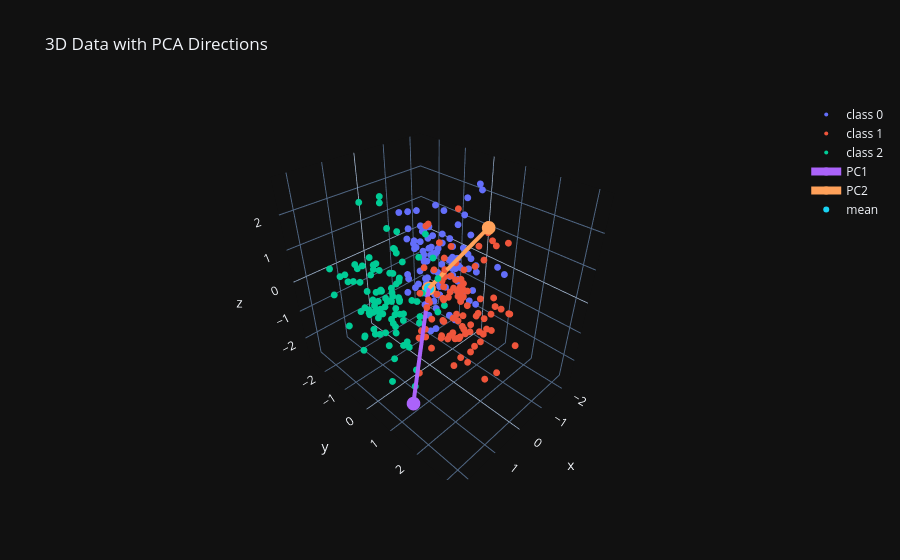

Notebook cell for this chart:
### Markdown cell above
Judging from the plots, we can clearly see that the x vs y plot does a way better job separating the data into different clusters than PCA. That is a shame, because that would mean PCA is useless for this dataset. Let's investigate why:

### Code cell
fig = go.Figure()

for c in np.unique(y):
    d = df[df["class"] == c]
    fig.add_trace(go.Scatter3d(
        x=d["x"],
        y=d["y"],
        z=d["z"],
        mode="markers",
        name=f"class {c}",
        marker=dict(size=4)
    ))

center = X.mean(axis=0)

components = pca.components_
variances = pca.explained_variance_

scale = 3

for i in range(2):
    direction = components[i]
    vec = direction * variances[i] * scale

    fig.add_trace(go.Scatter3d(
        x=[center[0], center[0] + vec[0]],
        y=[center[1], center[1] + vec[1]],
        z=[center[2], center[2] + vec[2]],
        mode="lines+markers",
        name=f"PC{i+1}",
        line=dict(width=8)
    ))

fig.add_trace(go.Scatter3d(
    x=[center[0]],
    y=[center[1]],
    z=[center[2]],
    mode="markers",
    name="mean",
    marker=dict(size=6)
))

fig.update_layout(
    scene=dict(
        xaxis_title="x",
        yaxis_title="y",
        zaxis_title="z"
    ),
    title="3D Data with PCA Directions"
)

fig.show()
